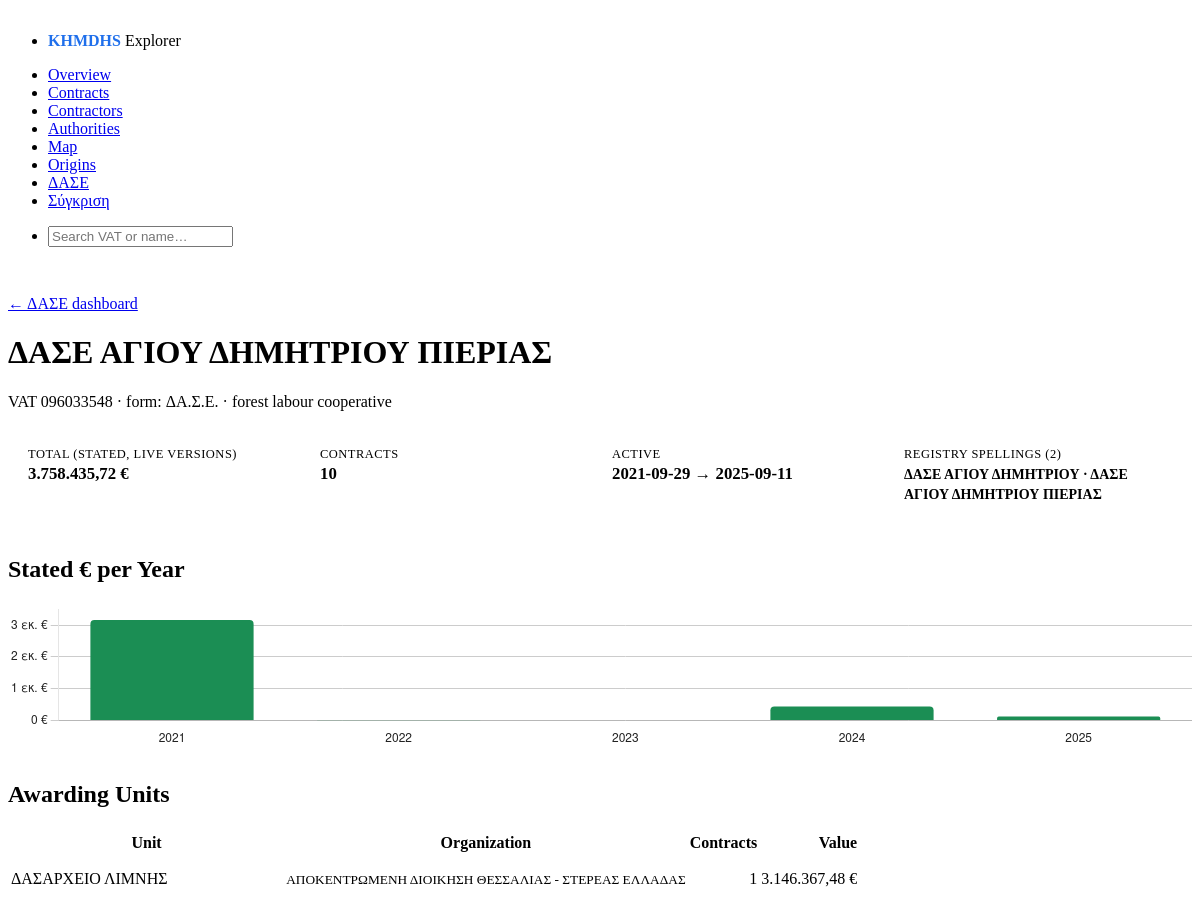
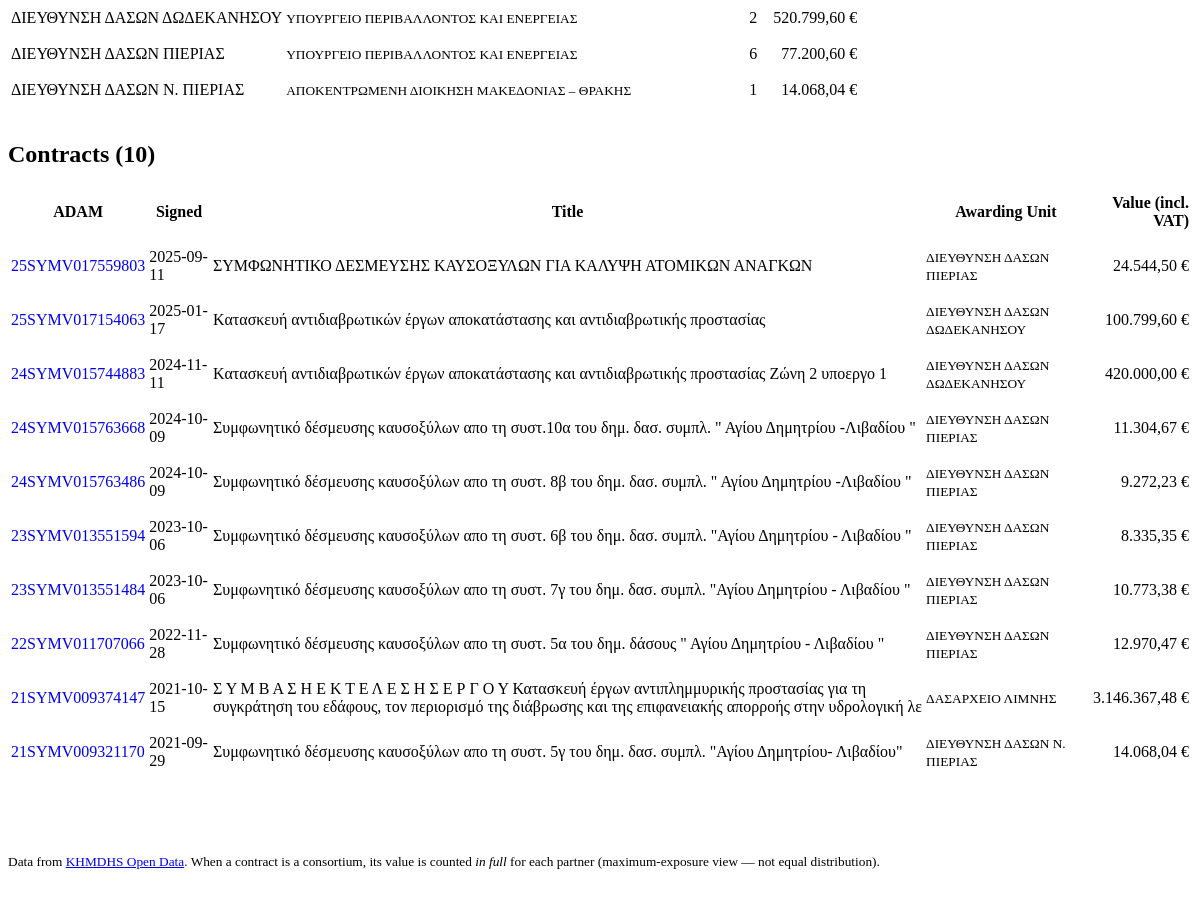
The app's page /dase/contractor/096033548 with its own data (2 pictures, top to bottom).
### tables this page shows
CREATE TABLE dase_contractors (
            vat_number TEXT PRIMARY KEY,
            name       TEXT NOT NULL,
            form       TEXT,
            basis      TEXT,
            curated_at TEXT NOT NULL
        );

CREATE TABLE contracts (
    reference_number               TEXT PRIMARY KEY,
    title                          TEXT,
    contract_number                TEXT,
    contract_signed_date           TEXT,
    submission_date                TEXT,
    last_update_date               TEXT,
    start_date                     TEXT,
    end_date                       TEXT,
    no_end_date                    INTEGER,
    cancelled                      INTEGER,
    cancellation_date              TEXT,
    cancellation_reason            TEXT,
    organization_code              TEXT,
    organization_name              TEXT,
    organization_vat               TEXT,
    type_of_contracting_authority  TEXT,
    contracting_authority_activity TEXT,
    central_government_authority   TEXT,
    units_operator_code            TEXT,
    units_operator_name            TEXT,
    signer_code                    TEXT,
    signer_name                    TEXT,
    procedure_type_code            TEXT,
    procedure_type                 TEXT,
    award_procedure                TEXT,
    assign_criteria                TEXT,
    contract_type_code             TEXT,
    contract_type                  TEXT,
    legal_context                  TEXT,
    nuts_code                      TEXT,
    nuts_region_name               TEXT,
    nuts_city                      TEXT,
    nuts_postal_code               TEXT,
    nuts_country                   TEXT,
    total_cost_without_vat         REAL,
    total_cost_with_vat            REAL,
    contract_budget                REAL,
    bids_submitted                 INTEGER,
    max_bids_submitted             INTEGER,
    number_of_sections             INTEGER,
    contract_duration              INTEGER,
    contract_duration_unit         TEXT,
    public_funding_ref             TEXT,
    public_funding_ref_num         TEXT,
    public_funding_ref_ops         TEXT,
    cofund_program_ref             TEXT,
    espa_fund_program_ref          TEXT,
    notice_reference_number        TEXT,
    prev_reference_no              TEXT,
    next_reference_no              TEXT,
    raw_json                       TEXT,
    fetched_at                     TEXT NOT NULL
);

### webui/app.py (the view)
    @app.route("/dase/contractor/<vat>")
    def dase_contractor_detail(vat: str):
        conn = _dase_conn()
        summary = dase_queries.coop_summary(conn, vat)
        if summary is None:
            abort(404)
        return render_template(
            "dase_contractor.html",
            summary=summary,
            contracts=dase_queries.coop_contracts(conn, vat),
            yearly=dase_queries.coop_yearly(conn, vat),
            units=dase_queries.coop_units(conn, vat),
        )

### webui/dase_queries.py (called while the page is built)
def live_filter(alias: str = "co") -> str:
    return (f"{alias}.cancelled = 0 AND NOT EXISTS ("
            f"SELECT 1 FROM contracts nx "
            f"WHERE nx.reference_number = {alias}.next_reference_no)")

def canonical_vat(vat: str | None) -> str | None:
    m = _VAT_RUN.search(vat or "")
    return m.group(0).zfill(9) if m else None

def coop_directory(conn: sqlite3.Connection) -> dict[str, dict]:
    out: dict[str, dict] = {}
    for r in conn.execute("SELECT vat_number, name, form FROM dase_contractors"):
        cv = canonical_vat(r["vat_number"])
        if cv and cv not in out:
            out[cv] = {"name": r["name"], "form": r["form"]}
    return out

def _vat_refs(conn: sqlite3.Connection, vat: str) -> list[str]:
    cv = canonical_vat(vat)
    if cv is None:
        return []
    refs = []
    for r in conn.execute(
            "SELECT reference_number, vat_number FROM contractors "
            "WHERE vat_number LIKE ?", (f"%{cv.lstrip('0')}%",)):
        if canonical_vat(r["vat_number"]) == cv:
            refs.append(r["reference_number"])
    return sorted(set(refs))

def coop_contracts(conn: sqlite3.Connection, vat: str) -> list[dict]:
    refs = _vat_refs(conn, vat)
    if not refs:
        return []
    placeholders = ",".join("?" * len(refs))
    rows = conn.execute(f"""
        SELECT co.reference_number, co.title, co.contract_signed_date,
               co.total_cost_with_vat, co.procedure_type,
               co.units_operator_name, co.organization_name
        FROM contracts co
        WHERE co.reference_number IN ({placeholders}) AND {live_filter()}
        ORDER BY co.contract_signed_date DESC, co.reference_number DESC
    """, refs).fetchall()
    return [dict(r) for r in rows]

def coop_units(conn: sqlite3.Connection, vat: str) -> list[dict]:
    refs = _vat_refs(conn, vat)
    if not refs:
        return []
    placeholders = ",".join("?" * len(refs))
    rows = conn.execute(f"""
        SELECT co.units_operator_name AS unit,
               co.organization_name AS org,
               COUNT(*) AS n_contracts,
               ROUND(SUM(co.total_cost_with_vat), 2) AS total_eur
        FROM contracts co
        WHERE co.reference_number IN ({placeholders}) AND {live_filter()}
        GROUP BY co.units_operator_name, co.organization_name
        ORDER BY total_eur DESC
    """, refs).fetchall()
    return [dict(r) for r in rows]

### webui/templates/dase_contractor.html (shortened to what this page needs)
{% extends "base.html" %}
{% block content %}
<p class="muted">
  <a href="{{ url_for('dase_dashboard') }}">← ΔΑΣΕ dashboard</a>
</p>
<hgroup>
  <h1>{{ summary.name }}</h1>
  <p class="muted tabular">VAT {{ summary.vat }}
    {% if summary.form %} · form: {{ {'dase': 'ΔΑ.Σ.Ε.', 'adse': 'ΑΔΣΕ (αναγκαστικός)',
        'edase': 'ΕΔΑΣΕ', 'daseragikos': 'δασεργατικός συνεταιρισμός'}.get(summary.form, summary.form) }}{% endif %}
    · forest labour cooperative</p>
</hgroup>
<dl class="summary-card">
  <div>
    <dt>Total (stated, live versions)</dt>
    <dd>{{ summary.total_eur | eur }}</dd>
  </div>
  <div>
    <dt>Contracts</dt>
    <dd>{{ summary.n_live }}</dd>
  </div>
  <div>
    <dt>Active</dt>
    <dd>{{ (summary.first_date or '—')[:10] }} → {{ (summary.last_date or '—')[:10] }}</dd>
  </div>
  {% if summary.name_variants | length > 1 %}
  <div>
    <dt>Registry spellings ({{ summary.name_variants | length }})</dt>
    <dd><small class="muted">{{ summary.name_variants | join(' · ') }}</small></dd>
  </div>
  {% endif %}
</dl>
{% if yearly %}
<section class="section">
  <h2>Stated € per Year</h2>
  <div class="cd-chart">
    <canvas id="yearChart"></canvas>
  </div>
</section>
{% endif %}
{% if units %}
<section class="section">
  <h2>Awarding Units</h2>
  <table class="compact striped">
    <thead>
      <tr><th>Unit</th><th>Organization</th><th class="num">Contracts</th><th class="num">Value</th></tr>
    </thead>
    <tbody>
      {% for u in units %}
      <tr>
        <td>{{ u.unit or '—' }}</td>
        <td class="muted"><small>{{ u.org or '—' }}</small></td>
        <td class="num">{{ u.n_contracts }}</td>
        <td class="num">{{ u.total_eur | eur }}</td>
      </tr>
      {% endfor %}
    </tbody>
  </table>
</section>
{% endif %}
<section class="section">
  <h2>Contracts ({{ contracts | length }})</h2>
  <table class="compact striped">
    <thead>
      <tr>
        <th>ADAM</th>
        <th>Signed</th>
        <th>Title</th>
        <th>Awarding Unit</th>
        <th class="num">Value (incl. VAT)</th>
      </tr>
    </thead>
    <tbody>
      {% for r in contracts %}
      <tr>
        <td class="tabular"><a href="{{ url_for('dase_contract_detail', adam=r.reference_number) }}">{{ r.reference_number }}</a></td>
        <td class="tabular muted">{{ r.contract_signed_date or '—' }}</td>
        <td>{{ r.title or '(untitled)' }}</td>
        <td class="muted"><small>{{ r.units_operator_name or '—' }}</small></td>
        <td class="num">{{ r.total_cost_with_vat | eur }}</td>
      </tr>
      {% endfor %}
    </tbody>
  </table>
</section>
{% endblock %}
{% block scripts %}
{% if yearly %}
<script>
  const css = getComputedStyle(document.documentElement);
  const textColor = css.getPropertyValue('--pico-color').trim() || '#222';
  const gridColor = css.getPropertyValue('--pico-muted-border-color').trim() || '#ccc';
  const yearly = {{ yearly | tojson }};
  new Chart(document.getElementById('yearChart'), {
    type: 'bar',
    data: {
      labels: yearly.map(b => b.year),
      datasets: [{ label: 'Stated €', data: yearly.map(b => b.eur),
                   backgroundColor: '#1b8e54', borderRadius: 4 }]
    },
    options: {
      responsive: true, maintainAspectRatio: false,
      plugins: { legend: { display: false },
                 tooltip: { callbacks: {
                   label: ctx => new Intl.NumberFormat('el-GR',
                     { style: 'currency', currency: 'EUR',
                       maximumFractionDigits: 0 }).format(ctx.parsed.y) +
                     ' · ' + yearly[ctx.dataIndex].n + ' contracts' } } },
      scales: {
        x: { ticks: { color: textColor }, grid: { display: false } },
        y: { ticks: { color: textColor,
                      callback: v => new Intl.NumberFormat('el-GR',
                        { notation: 'compact' }).format(v) + ' €' },
             grid: { color: gridColor } }
      }
    }
  });
</script>
{% endif %}
{% endblock %}

### webui/templates/base.html (shortened to what this page needs)
<!doctype html>
<html lang="en">
<head>
  <link rel="stylesheet" href="https://cdn.jsdelivr.net/npm/@picocss/pico@2/css/pico.min.css">
  <link rel="stylesheet" href="{{ url_for('static', filename='style.css') }}">
</head>
<body>
  <header class="container site-header">
    <nav>
      <ul>
        <li><a href="{{ url_for('dashboard') }}" class="brand"><strong>KHMDHS</strong> Explorer</a></li>
      </ul>
      <ul>
        <li><a href="{{ url_for('overview') }}">Overview</a></li>
        <li><a href="{{ url_for('contracts_list') }}">Contracts</a></li>
        <li><a href="{{ url_for('contractors_list') }}">Contractors</a></li>
        <li><a href="{{ url_for('authorities') }}">Authorities</a></li>
        <li><a href="{{ url_for('flow_map') }}">Map</a></li>
        <li><a href="{{ url_for('origins') }}">Origins</a></li>
        <li><a href="{{ url_for('dase_dashboard') }}">ΔΑΣΕ</a></li>
        <li><a href="{{ url_for('compare') }}">Σύγκριση</a></li>
      </ul>
      <ul>
        <li>
          <form action="{{ url_for('contractors_list') }}" method="get" role="search">
            <input type="search" name="q" placeholder="Search VAT or name…" value="{{ request.args.get('q', '') }}" aria-label="Search">
          </form>
        </li>
      </ul>
    </nav>
  </header>
  <main class="container">
    {% block content %}{% endblock %}
  </main>
  <footer class="container site-footer">
    <small>
      Data from <a href="https://cerpp.eprocurement.gov.gr/khmdhs-opendata/help" target="_blank" rel="noopener">KHMDHS Open Data</a>.
      When a contract is a consortium, its value is counted <em>in full</em> for each partner
      (maximum-exposure view — not equal distribution).
    </small>
  </footer>
  {% block scripts %}{% endblock %}
</body>
</html>

### webui/static/style.css (style rules this page uses)
:root { --pico-font-family: -apple-system, BlinkMacSystemFont, "Segoe UI", Roboto, "Helvetica Neue", Arial, "Noto Sans", "Liberation Sans", sans-serif, "Apple Color Emoji", "Segoe UI Emoji"; --brand: #1f6feb; --brand-dim: #5a93ee; --redflag-red: #d04545; --redflag-amber: #c98724; --redflag-neutral: #6b7280; }
.site-header { border-bottom: 1px solid var(--pico-muted-border-color); padding-block: 0.5rem; margin-bottom: 1.5rem; }
.site-header nav ul { align-items: center; flex-wrap: wrap; }
.site-header nav { flex-wrap: wrap; }
.site-header form input[type="search"] { min-width: 22ch; margin: 0; }
.brand { text-decoration: none; color: var(--pico-color); }
.brand strong { color: var(--brand); }
.site-footer { margin-top: 3rem; padding-block: 1.5rem; border-top: 1px solid var(--pico-muted-border-color); color: var(--pico-muted-color); }
.section { margin-block: 2rem; }
.section > h2 { margin-bottom: 1rem; }
table.compact td, table.compact th { padding-block: 0.5rem; }
table.compact td.num, table.compact th.num { text-align: right; font-variant-numeric: tabular-nums; }
table a { text-decoration: none; }
.muted { color: var(--pico-muted-color); }
.tabular { font-variant-numeric: tabular-nums; }
.summary-card { display: grid; grid-template-columns: repeat(auto-fit, minmax(140px, 1fr)); gap: 0.5rem 1.5rem; padding: 1.25rem; background: var(--pico-card-background-color); border: 1px solid var(--pico-muted-border-color); border-radius: var(--pico-border-radius); margin-bottom: 1.5rem; }
.summary-card dt { font-size: 0.78rem; color: var(--pico-muted-color); text-transform: uppercase; letter-spacing: 0.04em; margin-bottom: 0.15rem; }
.summary-card dd { font-size: 1.05rem; font-weight: 600; margin: 0; font-variant-numeric: tabular-nums; }
.site-header form { margin: 0; }
.summary-card > :last-child { margin-bottom: 0; }

### records on screen
dase_contractors: name "ΔΑΣΕ ΑΓΙΟΥ ΔΗΜΗΤΡΙΟΥ ΠΙΕΡΙΑΣ", form "ΔΑ.Σ.Ε."
contracts: reference_number "25SYMV017559803", contract_signed_date "2025-09-11", title "ΣΥΜΦΩΝΗΤΙΚΟ ΔΕΣΜΕΥΣΗΣ ΚΑΥΣΟΞΥΛΩΝ ΓΙΑ ΚΑΛΥΨΗ ΑΤΟΜΙΚΩΝ ΑΝΑΓΚΩΝ", units_operator_name "ΔΙΕΥΘΥΝΣΗ ΔΑΣΩΝ ΠΙΕΡΙΑΣ", total_cost_with_vat|eur "24.544,50 €"
contracts: reference_number "25SYMV017154063", contract_signed_date "2025-01-17", title "Kατασκευή αντιδιαβρωτικών έργων αποκατάστασης και αντιδιαβρωτικής προστασίας", units_operator_name "ΔΙΕΥΘΥΝΣΗ ΔΑΣΩΝ ΔΩΔΕΚΑΝΗΣΟΥ", total_cost_with_vat|eur "100.799,60 €"
contracts: reference_number "24SYMV015744883", contract_signed_date "2024-11-11", title "Kατασκευή αντιδιαβρωτικών έργων αποκατάστασης και αντιδιαβρωτικής προστασίας Ζώνη 2 υποεργο 1", units_operator_name "ΔΙΕΥΘΥΝΣΗ ΔΑΣΩΝ ΔΩΔΕΚΑΝΗΣΟΥ", total_cost_with_vat|eur "420.000,00 €"
contracts: reference_number "24SYMV015763668", contract_signed_date "2024-10-09", title "Συμφωνητικό δέσμευσης καυσοξύλων απο τη συστ.10α του δημ. δασ. συμπλ. \" Αγίου Δημητρίου -Λιβαδίου \"", units_operator_name "ΔΙΕΥΘΥΝΣΗ ΔΑΣΩΝ ΠΙΕΡΙΑΣ", total_cost_with_vat|eur "11.304,67 €"
contracts: reference_number "24SYMV015763486", contract_signed_date "2024-10-09", title "Συμφωνητικό δέσμευσης καυσοξύλων απο τη συστ. 8β του δημ. δασ. συμπλ. \" Αγίου Δημητρίου -Λιβαδίου \"", units_operator_name "ΔΙΕΥΘΥΝΣΗ ΔΑΣΩΝ ΠΙΕΡΙΑΣ", total_cost_with_vat|eur "9.272,23 €"
contracts: reference_number "23SYMV013551594", contract_signed_date "2023-10-06", title "Συμφωνητικό δέσμευσης καυσοξύλων απο τη συστ. 6β του δημ. δασ. συμπλ. \"Αγίου Δημητρίου - Λιβαδίου \"", units_operator_name "ΔΙΕΥΘΥΝΣΗ ΔΑΣΩΝ ΠΙΕΡΙΑΣ", total_cost_with_vat|eur "8.335,35 €"
contracts: reference_number "23SYMV013551484", contract_signed_date "2023-10-06", title "Συμφωνητικό δέσμευσης καυσοξύλων απο τη συστ. 7γ του δημ. δασ. συμπλ. \"Αγίου Δημητρίου - Λιβαδίου \"", units_operator_name "ΔΙΕΥΘΥΝΣΗ ΔΑΣΩΝ ΠΙΕΡΙΑΣ", total_cost_with_vat|eur "10.773,38 €"
contracts: reference_number "22SYMV011707066", contract_signed_date "2022-11-28", title "Συμφωνητικό δέσμευσης καυσοξύλων απο τη συστ. 5α του δημ. δάσους \" Αγίου Δημητρίου - Λιβαδίου \"", units_operator_name "ΔΙΕΥΘΥΝΣΗ ΔΑΣΩΝ ΠΙΕΡΙΑΣ", total_cost_with_vat|eur "12.970,47 €"
contracts: reference_number "21SYMV009374147", contract_signed_date "2021-10-15", title "Σ Υ Μ Β Α Σ Η Ε Κ Τ Ε Λ Ε Σ Η Σ Ε Ρ Γ Ο Υ Κατασκευή έργων αντιπλημμυρικής προστασίας για τη συγκράτηση του εδάφους, τον περιορισμό της διάβρωσης και της επιφανειακής απορροής στην υδρολογική λε", units_operator_name "ΔΑΣΑΡΧΕΙΟ ΛΙΜΝΗΣ", total_cost_with_vat|eur "3.146.367,48 €"
contracts: reference_number "21SYMV009321170", contract_signed_date "2021-09-29", title "Συμφωνητικό δέσμευσης καυσοξύλων απο τη συστ. 5γ του δημ. δασ. συμπλ. \"Αγίου Δημητρίου- Λιβαδίου\"", units_operator_name "ΔΙΕΥΘΥΝΣΗ ΔΑΣΩΝ Ν. ΠΙΕΡΙΑΣ", total_cost_with_vat|eur "14.068,04 €"

### other values on screen
{{ summary.vat }} "096033548"
{{ summary.total_eur | eur }} "3.758.435,72 €"
{{ summary.n_live }} "10"
{{ (summary.first_date or '—')[:10] }} "2021-09-29"
{{ (summary.last_date or '—')[:10] }} "2025-09-11"
{{ summary.name_variants | length }} "2"
{{ summary.name_variants | join(' · ') }} "ΔΑΣΕ ΑΓΙΟΥ ΔΗΜΗΤΡΙΟΥ · ΔΑΣΕ ΑΓΙΟΥ ΔΗΜΗΤΡΙΟΥ ΠΙΕΡΙΑΣ"
{{ u.unit or '—' }} "ΔΑΣΑΡΧΕΙΟ ΛΙΜΝΗΣ" "ΔΙΕΥΘΥΝΣΗ ΔΑΣΩΝ ΔΩΔΕΚΑΝΗΣΟΥ" "ΔΙΕΥΘΥΝΣΗ ΔΑΣΩΝ ΠΙΕΡΙΑΣ" "ΔΙΕΥΘΥΝΣΗ ΔΑΣΩΝ Ν. ΠΙΕΡΙΑΣ"
{{ u.org or '—' }} "ΑΠΟΚΕΝΤΡΩΜΕΝΗ ΔΙΟΙΚΗΣΗ ΘΕΣΣΑΛΙΑΣ - ΣΤΕΡΕΑΣ ΕΛΛΑΔΑΣ" "ΥΠΟΥΡΓΕΙΟ ΠΕΡΙΒΑΛΛΟΝΤΟΣ ΚΑΙ ΕΝΕΡΓΕΙΑΣ" "ΥΠΟΥΡΓΕΙΟ ΠΕΡΙΒΑΛΛΟΝΤΟΣ ΚΑΙ ΕΝΕΡΓΕΙΑΣ" "ΑΠΟΚΕΝΤΡΩΜΕΝΗ ΔΙΟΙΚΗΣΗ ΜΑΚΕΔΟΝΙΑΣ – ΘΡΑΚΗΣ"
{{ u.n_contracts }} "1" "2" "6" "1"
{{ u.total_eur | eur }} "3.146.367,48 €" "520.799,60 €" "77.200,60 €" "14.068,04 €"
{{ contracts | length }} "10"
chart data {{ yearly | tojson }} [{"eur": 3160435.52, "n": 2, "year": "2021"}, {"eur": 12970.47, "n": 1, "year": "2022"}, {"eur": 19108.73, "n": 2, "year": "2023"}, {"eur": 440576.9, "n": 3, "year": "2024"}, {"eur": 125344.1, "n": 2, "year": "2025"}]
